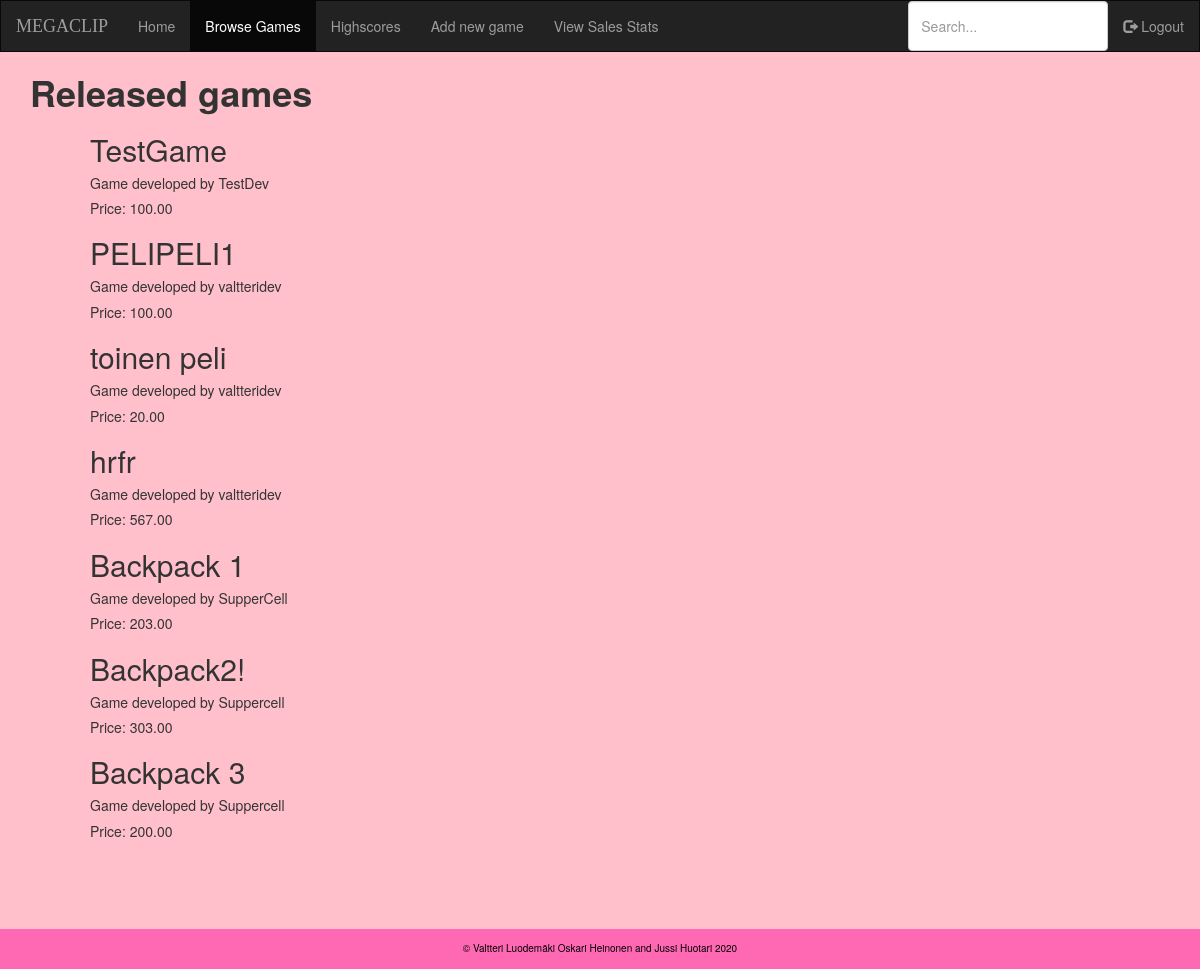
Page /browsegames/ (signed in) on the committed database.
### gamestore/models.py (models this page shows, shortened)
class Game(models.Model):
    name = models.CharField(max_length=255, primary_key=True, unique=True)
    url = models.URLField(max_length=255)
    price = models.DecimalField(max_digits=20, decimal_places=2)
    developer = models.ForeignKey('users.CustomUser', on_delete=models.CASCADE, null=True)

### users/models.py (models this page shows)
class CustomUser(AbstractUser):
    usertype = models.CharField(max_length=10,default="['player']")
    games = models.ManyToManyField('gamestore.Game')
    test = models.CharField(max_length=10, choices=usertypes)
    def __str__(self):
        return self.username

### gamestore/views.py (the view)
# urls.py: path('browsegames/',BrowseGamesView.as_view(), name='browse_games' ), #domain/browsegames = browse available games
class BrowseGamesView(ListView):
    model = Game
    template_name = 'gamestore/browse_games.html'
    context_object_name = 'games'
    def get_context_data(self, **kwargs):
        context = super(BrowseGamesView, self).get_context_data(**kwargs)
        context.update({
            'browse_page' : 'active'
        })
        return context

### gamestore/templates/gamestore/browse_games.html (shortened to what this page needs)
 {% extends 'base.html' %}
{% block content %}
{% if user.is_authenticated %}
{% if games %}
  <h1 class=""><strong>Released games</strong></h1>
  <div class="cont-2">
  {% for game in games %}
        <h2>{{ game.name }}</h2>
        <h5>Game developed by {{ game.developer }}</h5>
      {% if game not in user.games.all  %}
        <h5>Price: {{ game.price }}</h5>
      {% else  %}
        <a href="{% url 'game-detail' game.name %}" class="btn btn-default">Play {{ game.name }}</a> <br>
        <h5>You already own this game</h5>
      {% endif %}
  {% endfor %}
  </div>
{% else %}
  <div class="">
  </div>
{% endif %}
{% else %}
  <p>Log in to browse our games!</p>
  <a href="{% url 'login' %}" class="btn btn-default">Login</a>
  <a href="{% url 'signup' %}" class="btn btn-default">Register</a>
{% endif %}
{% endblock content %}

### gamestore/static/gamestore/style.css (style rules this page uses)
body { background: pink ; }
.cont-2 { padding-left: 60px; padding-bottom: 40px; }

### rows in the picture
Game: name "TestGame", developer "TestDev", price "100.00"
Game: name "PELIPELI1", developer "valtteridev", price "100.00"
Game: name "toinen peli", developer "valtteridev", price "20.00"
Game: name "hrfr", developer "valtteridev", price "567.00"
Game: name "Backpack 1", developer "SupperCell", price "203.00"
Game: name "Backpack2!", developer "Suppercell", price "303.00"
Game: name "Backpack 3", developer "Suppercell", price "200.00"
